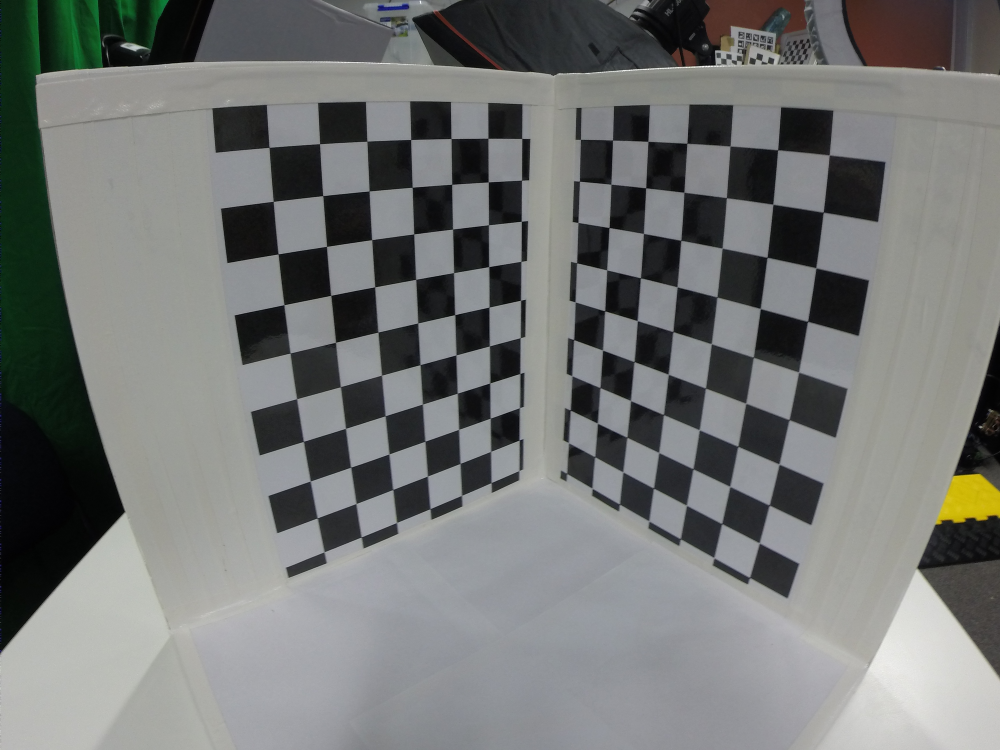
#> input picture images/H3.JPG, 3000 x 2250 px, found by its file name (shown at 1/3 size)
$ python A2Ph1.py   (older library calls are emulated)
#> lines starting #> are read from the running program, lines starting #| are printed output that depends on the picture; after the words box and inside, x2 and y2 are one past the last pixel; in counts of white or black regions, pixels touching at a corner belong together
### utils.py
import numpy as np
import cv2


# [6 lines left out: function scaleImageTo0And255, not called in this run]


def get_rgb_image(file_name):
#> called with file_name = '../Images/H3.JPG'
    image = cv2.imread(file_name)
#> image is the input picture: shape (2250, 3000, 3); mean B, G, R 116.9, 118.3, 116.1
    if image.shape[0] == 4:
        image = cv2.cvtColor(image, cv2.COLOR_BGRA2RGB)
    else:
        image = cv2.cvtColor(image, cv2.COLOR_BGR2RGB)
    return image


# [50 lines left out: functions get_gray_image, convolution_2d, sobel_filter, gaussian_kernel, not called in this run]


def gaussian_filter(image, size, sigma=1):
    kernel = gaussian_kernel(size, sigma)
    return convolution_2d(image, kernel)

### imageProcessing/A2_P1/Get3d2dCoordinates.py
import cv2
import numpy as np
import os

class TsaiBoard:
    #Defines the board that we use for calibration
    #Arguments:
    # - square_size: size of the squares in the checkerboard pattern
    # - rows: number of rows in the checkerboard patterns
    # - cols: number of columns in the checkerboard patterns
    # - left_offset: distance between the left checkerboard pattern and the upright axis
    # - right_offset: distance between the right checkerboard pattern and the upright axis
    def __init__(self, square_size, rows, cols, left_offset, right_offset):
        self.square_size = square_size
        self.rows = rows
        self.cols = cols
        self.left_offset = left_offset
        self.right_offset = right_offset

def SeparateGrids(gray, debug=False):
    #Estimate the position of the two checkerboards in the image
    #Arguments:
    # - gray: numpy array for grayscale image (Works best if normalized and median blur is applied)
    # - debug: bool, display the output grids (Optional)
    #Returns:
    # - Bounding boxes for the two checkerboards
    #Find the two checkerboards on downsampled images
#> called with debug = False
    scale_factor = 16
    mini = cv2.resize(gray, (gray.shape[1]//scale_factor, gray.shape[0]//scale_factor))
    mini = np.clip(255*(mini - np.percentile(mini, 20))/(np.percentile(mini, 80)-np.percentile(mini, 20)), 0, 255)
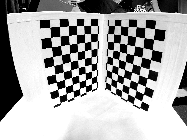
#> mini: shape (140, 187) float64; min 0, max 255, mean 168.4
    mini = cv2.normalize(mini, None, 0, 255, cv2.NORM_MINMAX)
    mini_y = cv2.Sobel(mini,cv2.CV_64F, 0, 1, ksize=5)
    mini_y = np.abs(mini_y)
    mini_y = (mini_y > 4000)
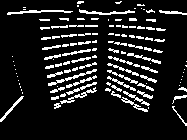
#> mini_y: shape (140, 187) bool; 12.5% white in thin lines or dots, all inside (x1, y1, x2, y2) = (0, 1, 187, 126)
    mini_x = cv2.Sobel(mini,cv2.CV_64F, 1, 0, ksize=5)
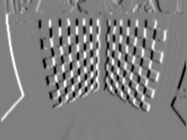
#> mini_x: shape (140, 187) float64; min -12185.5, max 12196.4, mean 67.4; drawn with min black and max white
    mini_x = np.abs(mini_x)
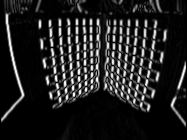
#> mini_x: shape (140, 187) float64; min 0, max 12196.4, mean 1584.4; drawn with min black and max white
    mini_x = (mini_x > 4000)
#> mini_x: shape (140, 187) bool; 13.8% white in thin lines or dots, all inside (x1, y1, x2, y2) = (1, 0, 186, 126)
    double = np.logical_or(mini_x, mini_y).astype(np.uint8)
#> double: shape (140, 187); values 0 (black) and 1 (white), 23.3% white in thin lines or dots
    numLabels, labels, stats, centroids = cv2.connectedComponentsWithStats(double, 8, cv2.CV_32S)
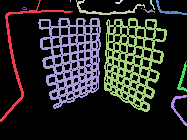
#> labels: shape (140, 187) int32; 14 distinct labels, from 0 to 13; one colour per label, 0 black
#> numLabels = 14; stats = 14 rows, first 6: [0, 0, 187, 140, 20072], [0, 0, 73, 122, 495], [70, 0, 1, 2, 2], [76, 0, 69, 15, 197], [115, 0, 8, 4, 15], [150, 0, 5, 10, 17]; centroids = 14 rows, first 8: [91.2, 72.81], [20.4, 51.31], [70, 0.5], [105.2, 9.81], [118.6, 1.73], [151.7, 4], [168.3, 10.17], [24.22, 8.11]

    # cv2.imshow("test", (255/numLabels*labels).astype(np.uint8))
    # cv2.waitKey(0)
    # cv2.destroyAllWindows()
    #Sort by number of pixels
    stats.view(dtype=("int32,int32,int32,int32,int32")).sort(order=['f4'], axis=0)
    #Upsample bounding boxes
    board1 = stats[-2]*scale_factor
#> board1 = [608, 288, 1008, 1456, 40976]
    board2 = stats[-3]*scale_factor
#> board2 = [1664, 288, 1008, 1504, 39648]

    #Pad the image in case grid is cut off
    padding_factor = gray.shape[1]//50
    board1 = [max(board1[0]-padding_factor,0), max(board1[1]-padding_factor,0), min(board1[2]+2*padding_factor,gray.shape[1]), min(board1[3]+2*padding_factor,gray.shape[0])]
#> board1 = [548, 228, 1128, 1576]
    board2 = [max(board2[0]-padding_factor,0), max(board2[1]-padding_factor,0), min(board2[2]+2*padding_factor,gray.shape[1]), min(board2[3]+2*padding_factor,gray.shape[0])]
#> board2 = [1604, 228, 1128, 1624]

    if debug:
        #Plot bounding boxes of grids
        gray_box = cv2.cvtColor(gray, cv2.COLOR_GRAY2BGR)
        gray_box = cv2.rectangle(gray_box, (board1[0],board1[1]), (board1[0]+board1[2],board1[1]+board1[3]), (255, 0, 0), thickness = 4)
        gray_box = cv2.rectangle(gray_box, (board2[0],board2[1]), (board2[0]+board2[2],board2[1]+board2[3]), (0, 0, 255), thickness = 4)
        imS = cv2.resize(gray_box, (gray_box.shape[1]//3, gray_box.shape[0]//3))
        cv2.imshow("Tsai grids found", imS)
        cv2.waitKey(0)
        cv2.destroyAllWindows()
    return board1, board2

import matplotlib.pyplot as plt

def GetCorners(board_img, orig_img, board_dims):
    #Apply opencv corner detection method to segmented image with a single checkerboard
    #Arguments:
    # - board_img: image with background of region of interest segmented out
    # - orig_img: image to draw corners on
    # - board_dims: tuple of board dimensions (rows, columns)
    #Returns:
    # - corners: output numpy array of corner locations
    # - drawn_frame: OpenCV output of image with
    criteria = (cv2.TERM_CRITERIA_EPS + cv2.TERM_CRITERIA_MAX_ITER, 30, 0.001)
    # Find the chessboard corners
    ret, corners = cv2.findChessboardCornersSB(board_img, board_dims, flags=cv2.CALIB_CB_EXHAUSTIVE)
    if not ret:
        print("Warning: not all corners were found. Checkerboard may be obscured.")
    if not corners is None:
        corners = cv2.cornerSubPix(board_img, corners, board_dims, (-1, -1), criteria)
        drawn_frame = cv2.drawChessboardCorners(orig_img, board_dims, corners, ret)
        return corners, drawn_frame
    else:
        print("Warning: No corners found. Check board dimensions.")
    return corners, orig_img

def OrderBoard(corner_points, board, origin_estimate, orientation):
    #Order the points in the board such that the first point is closest to the estimated origin, and
    #order by column, then by row moving away from the origin.
    #Arguments:
    # - corner_points: numpy array storing the detected corner points
    # - board: tsai calibration board object
    # - origin_estimate: the coordinate estimated as the orientation
    # - orientation: "Left" or "Right" checkerboard
    #Returns:
    # - corner_points: sorted in order
    #Originally ordered by column. See which direction the front corner is facing.
    pt1 = corner_points[0] - origin_estimate            #First point
    pt2 = corner_points[1] - origin_estimate            #Column neighbour
    pt3 = corner_points[board.rows] - origin_estimate   #Row neighbour
    x_orientation = pt3[0][0] - pt1[0][0]
    y_orientation = pt2[0][1] - pt1[0][1]
    #If points are upside down, flip columns
    if y_orientation > 0:
        corner_points = corner_points.reshape((board.cols, board.rows, 2))
        corner_points = np.flipud(corner_points)
        corner_points = corner_points.reshape((board.rows*board.cols,1, 2))
        corner_points = corner_points[::-1]
    #If points are left to right, flip rows (Left board)
    if orientation == "Left" and x_orientation > 0:
        corner_points = corner_points.reshape((board.cols, board.rows, 2))
        corner_points = np.flipud(corner_points)
        corner_points = corner_points.reshape((board.rows*board.cols,1, 2))
    #If points are right to left, flip rows (Right board)
    if orientation == "Right" and x_orientation < 0:
        corner_points = corner_points.reshape((board.cols, board.rows, 2))
        corner_points = np.flipud(corner_points)
        corner_points = corner_points.reshape((board.rows*board.cols,1, 2))
    return corner_points

def EstimateOrigin(box1, box2, b1_corners, b2_corners):
    #Get a crude estimate of the origin and sort the corner sets left to right
    #Arguments:
    # - box1, box2: the bounding box dimensions
    # - b1_corners, b2_corners: the two detected corner sets
    #Returns:
    # - origin_estimate: point of the approximate world origin
    # - ordered_boards: the corner sets in order
    if box1[0] < box2[0]:
        boxes = [box1, box2]
        ordered_boards = [b1_corners, b2_corners]
    else:
        boxes = [box2, box1]
        ordered_boards = [b2_corners, b1_corners]
    est_x = (boxes[0][0]+boxes[0][2]+boxes[1][0])//2
    est_y = (boxes[0][1]+boxes[0][3]+boxes[1][1]+boxes[1][3])//2
    origin_estimate = np.array([est_x, est_y])
    return origin_estimate, ordered_boards

def AssignWorldCoordinates(corner_set, board, orientation):
    #Allocate world coordinates to the cornersets
    #Arguments:
    # - corner_set: the ordered corner set
    # - board: the corresponding tsai board object with dimensions
    # - orientation: "Left" or "Right", which board view does this correspond to
    #Returns:
    # - coordinates: a (r*c,5) numpy array where each row is the X, Y, Z, u, v coordinates of the points
    if orientation == "Left":
        side_offset = board.left_offset
        side = 0
    elif orientation == "Right":
        side_offset = board.right_offset
        side = 1
    #Coordinates are in the form [X,Y,Z,u,v]
    coordinates = np.zeros(((board.cols, board.rows, 5)))
    coordinates[:,:,side] = 0
    coordinates[:,:,3:] = corner_set.reshape((board.cols, board.rows, 2))
    for column in range(board.cols): #0
        for row in range(board.rows): #1
            #Set the (X or Y) and Z for each point
            coordinates[column,row,1-side] = column*board.square_size + side_offset
            coordinates[column,row,2] = row*board.square_size
    return coordinates.reshape((board.rows*board.cols, 5))

def GetTsaiGrid(img, board, debug=False):
    #Steps through the pipeline to return a (2*r*c,5) numpy array where each row is the X, Y, Z, u, v coordinates of the points.
    #Arguments:
    # - img: an image of a tsai callibration object
    # - board: a tsai calibration object structure containing information of board dimensions
    # - debug: whether to display visual output as processing occurs (Optional)
    #Returns:
    # - coordinates: a (2*r*c,5) numpy array where each row is the X, Y, Z, u, v coordinates of the points of the two checkerboards
    ## termination criteria
    gray = cv2.cvtColor(img, cv2.COLOR_BGR2GRAY)
    gray = cv2.normalize(gray, None, 0, 255, cv2.NORM_MINMAX)
    #gray = cv2.medianBlur(gray, 7)
    board1, board2 = SeparateGrids(gray, debug)
#> board1 = [548, 228, 1128, 1576]; board2 = [1604, 228, 1128, 1624]

    #Cut out boards and put onto a blank image with a white background
    # - Apply percentile based mapping to improve contrast
    board1_img = np.full(gray.shape, 255, dtype=np.uint8)
    cut1 = gray[board1[1]:board1[1]+board1[3], board1[0]:board1[0]+board1[2]]
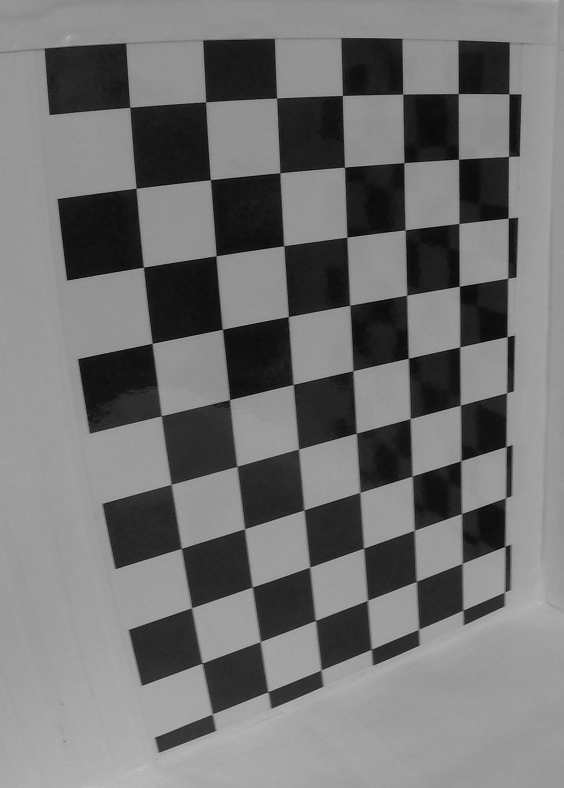
#> cut1: shape (1576, 1128) (shown at 1/2 size); min 0, max 208, mean 114.7
    cut1 = np.clip(255*(cut1 - np.percentile(cut1, 20))/(np.percentile(cut1, 80)-np.percentile(cut1, 20)), 0, 255)
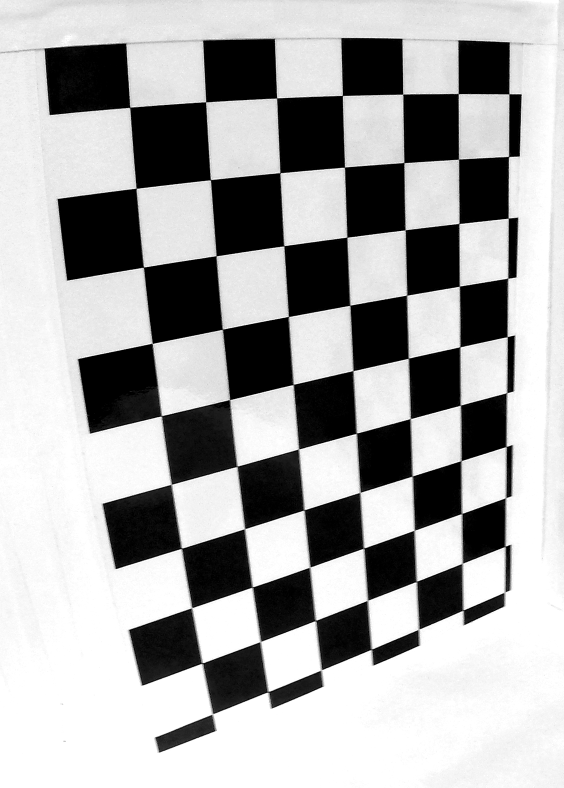
#> cut1: shape (1576, 1128) float64 (shown at 1/2 size); min 0, max 255, mean 168.6
    board1_img[board1[1]:board1[1]+board1[3], board1[0]:board1[0]+board1[2]] = cut1

    board2_img = np.full(gray.shape, 255, dtype=np.uint8)
    cut2 = gray[board2[1]:board2[1]+board2[3], board2[0]:board2[0]+board2[2]]
#> (the rest of the program and of its run is left out)
